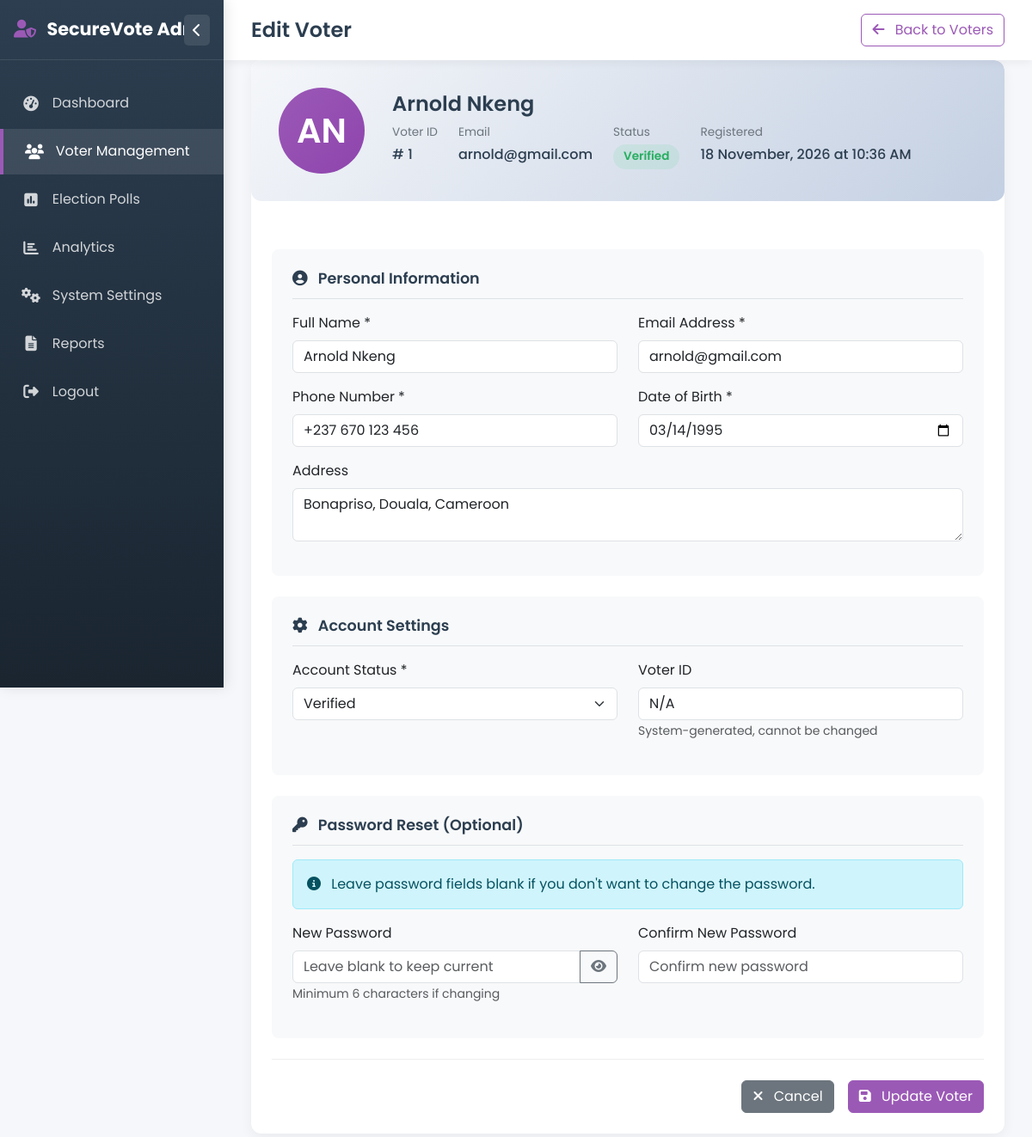
Screenshot of /edit_voter.php?id=1 (signed in) with the database file from the repository.
### tables this page shows
CREATE TABLE IF NOT EXISTS `voters` (
  `id` int NOT NULL AUTO_INCREMENT,
  `full_name` varchar(100) NOT NULL,
  `email` varchar(100) NOT NULL,
  `dob` date NOT NULL,
  `contact` varchar(20) NOT NULL,
  `address` text NOT NULL,
  `status` enum('pending','verified','suspended') DEFAULT 'pending',
  `created_at` timestamp NULL DEFAULT CURRENT_TIMESTAMP,
  `password` varchar(100) NOT NULL,
  PRIMARY KEY (`id`)
);

### app/model/voters.php (called while the page is built, shortened)
<?php
function get_voter_by_id($conn, $id){
    $sql = "SELECT * FROM voters WHERE id = ?";
    $stmt = $conn->prepare($sql);
    $stmt->execute([$id]);
    if($stmt->rowCount() == 1){
        $voter = $stmt->fetch();
    }else $voter = 0;
    return $voter;
}

### edit_voter.php (the view, shortened to what this page needs)
<?php
include "db_connection.php";
include "app/model/voters.php";
$voter_id = $_GET['id'];
$voter = get_voter_by_id($conn, $voter_id);
$initials = '';
$name_parts = explode(' ', $voter['full_name']);
if (count($name_parts) >= 2) {
    $initials = strtoupper(substr($name_parts[0], 0, 1) . substr($name_parts[count($name_parts) - 1], 0, 1));
} else {
    $initials = strtoupper(substr($voter['full_name'], 0, 2));
}
$reg_date_display = date('d F, Y \a\t h:i A', strtotime($voter['created_at']));
?>
<!DOCTYPE html>
<html lang="en">
<head>
    <link rel="stylesheet" href="css/style.css">
    <link href="https://cdn.jsdelivr.net/npm/bootstrap@5.3.0-alpha1/dist/css/bootstrap.min.css" rel="stylesheet">
    <link rel="stylesheet" href="https://cdnjs.cloudflare.com/ajax/libs/font-awesome/6.4.0/css/all.min.css">
    <link rel="stylesheet" href="https://cdn.jsdelivr.net/npm/sweetalert2@11/dist/sweetalert2.min.css">
</head>
<body>
    <?php include "include/sidebar.php" ?>
    <div id="main-content">
        <header id="main-header">
            <div class="header-left">
                <h1>Edit Voter</h1>
            </div>
            <div class="header-right">
                <a href="voter_management.php" class="btn btn-outline-purple">
                    <i class="fas fa-arrow-left me-2"></i> Back to Voters
                </a>
            </div>
        </header>
        <main class="edit-content">
            <div class="edit-container">
                <div class="voter-profile">
                    <div class="voter-avatar">
                        <?= $initials ?>
                    </div>
                    <div class="voter-info">
                        <h4>
                            <?= htmlspecialchars($voter['full_name']) ?>
                        </h4>
                        <div class="voter-meta">
                            <div class="meta-item">
                                <span class="meta-label">Voter ID</span>
                                <span class="meta-value">#
                                    <?= $voter['id'] ?>
                                </span>
                            </div>
                            <div class="meta-item">
                                <span class="meta-label">Email</span>
                                <span class="meta-value">
                                    <?= htmlspecialchars($voter['email']) ?>
                                </span>
                            </div>
                            <div class="meta-item">
                                <span class="meta-label">Status</span>
                                <span class="meta-value">
                                    <?php
                                    if ($voter['status'] == 'verified'): ?>
                                        <span class="status-badge status-verified">Verified</span>
                                    <?php elseif ($voter['status'] == 'pending'): ?>
                                        <span class="status-badge status-pending">Pending</span>
                                    <?php elseif ($voter['status'] == 'suspended'): ?>
                                        <span class="status-badge status-suspended">Suspended</span>
                                    <?php else: ?>
                                        <span class="status-badge status-inactive">Inactive</span>
                                    <?php endif; ?>
                                </span>
                            </div>
                            <div class="meta-item">
                                <span class="meta-label">Registered</span>
                                <span class="meta-value">
                                    <?= $reg_date_display ?>
                                </span>
                            </div>
                        </div>
                    </div>
                </div>
                <form method="POST" action="app/edit_voter.php">
                    <div class="edit-body">
                        <div class="form-section">
                            <h5><i class="fas fa-user-circle me-2"></i> Personal Information</h5>
                            <div class="row">
                                <div class="col-md-6 mb-3">
                                    <label for="full_name" class="form-label">Full Name *</label>
                                    <input type="text" class="form-control" id="full_name" name="full_name"
                                        value="<?= htmlspecialchars($voter['full_name']) ?>" required>
                                </div>
                                <div class="col-md-6 mb-3">
                                    <label for="email" class="form-label">Email Address *</label>
                                    <input type="email" class="form-control" id="email" name="email"
                                        value="<?= htmlspecialchars($voter['email']) ?>" required>
                                </div>
                            </div>
                            <div class="row">
                                <div class="col-md-6 mb-3">
                                    <label for="contact" class="form-label">Phone Number *</label>
                                    <input type="tel" class="form-control" id="contact" name="contact"
                                        value="<?= htmlspecialchars($voter['contact'] ?? '') ?>" required>
                                </div>
                                <div class="col-md-6 mb-3">
                                    <label for="dob" class="form-label">Date of Birth *</label>
                                    <input type="date" class="form-control" id="dob" name="dob"
                                        value="<?= !empty($voter['dob']) ? date('Y-m-d', strtotime($voter['dob'])) : '' ?>"
                                        required max="<?= date('Y-m-d', strtotime('-18 years')) ?>">
                                </div>
                            </div>
                            <div class="mb-3">
                                <label for="address" class="form-label">Address</label>
                                <textarea class="form-control" id="address" name="address"
                                    rows="2"><?= htmlspecialchars($voter['address'] ?? '') ?></textarea>
                            </div>
                        </div>
                        <div class="form-section">
                            <h5><i class="fas fa-cog me-2"></i> Account Settings</h5>
                            <div class="row">
                                <div class="col-md-6 mb-3">
                                    <label for="status" class="form-label">Account Status *</label>
                                    <select class="form-select" id="status" name="status" required>
                                        <option value="verified" <?= $voter['status'] == 'verified' ? 'selected' : '' ?>
                                            >Verified</option>
                                    </select>
                                </div>
                                <div class="col-md-6 mb-3">
                                    <label for="voter_id" class="form-label">Voter ID</label>
                                    <input type="text" class="form-control" id="voter_id"
                                        value="<?= $voter['voter_id'] ?? 'N/A' ?>" readonly>
                                    <small class="text-muted">System-generated, cannot be changed</small>
                                </div>
                            </div>
                        </div>
                        <div class="form-section">
                            <h5><i class="fas fa-key me-2"></i> Password Reset (Optional)</h5>
                            <div class="alert alert-info">
                                <i class="fas fa-info-circle me-2"></i>
                                Leave password fields blank if you don't want to change the password.
                            </div>
                            <div class="row">
                                <div class="col-md-6 mb-3">
                                    <label for="password" class="form-label">New Password</label>
                                    <div class="input-group">
                                        <input type="password" class="form-control" id="password" name="password"
                                            placeholder="Leave blank to keep current">
                                        <button class="btn btn-outline-secondary" type="button" id="togglePassword">
                                            <i class="fas fa-eye"></i>
                                        </button>
                                    </div>
                                    <small class="text-muted">Minimum 6 characters if changing</small>
                                </div>
                                <div class="col-md-6 mb-3">
                                    <label for="confirm_password" class="form-label">Confirm New Password</label>
                                    <input type="password" class="form-control" id="confirm_password"
                                        name="confirm_password" placeholder="Confirm new password">
                                </div>
                            </div>
                        </div>
                        <div class="action-buttons">
                            <a href="voter_management.php" class="btn btn-secondary">
                                <i class="fas fa-times me-2"></i> Cancel
                            </a>
                            <button type="submit" class="btn btn-purple">
                                <i class="fas fa-save me-2"></i> Update Voter
                            </button>
                        </div>
                    </div>
                </form>
            </div>
        </main>
    </div>
</body>
</html>

### css/style.css (style rules this page uses)
body { font-family: 'Poppins', sans-serif; background-color: #f5f7fa; color: #333; line-height: 1.6; min-height: 100vh; overflow-x: hidden; }

### edit_voter.php (style rules this page uses)
:root { --primary-color: #2c3e50; --secondary-color: #3498db; --accent-color: #1abc9c; --admin-color: #9b59b6; --light-color: #f8f9fa; --dark-color: #2c3e50; --danger-color: #e74c3c; --success-color: #27ae60; --warning-color: #f39c12; --sidebar-width: 260px; --sidebar-collapsed-width: 70px; --header-height: 70px; }
* { margin: 0; padding: 0; box-sizing: border-box; }
body { font-family: 'Poppins', sans-serif; background-color: #f5f7fa; }
#main-content { margin-left: var(--sidebar-width); transition: all 0.3s ease; min-height: 100vh; }
#main-header { background-color: white; height: var(--header-height); box-shadow: 0 3px 10px rgba(0, 0, 0, 0.05); display: flex; align-items: center; justify-content: space-between; padding: 0 2rem; position: sticky; top: 0; z-index: 999; }
.header-left h1 { font-size: 1.5rem; font-weight: 600; color: var(--primary-color); margin: 0; }
.header-right { display: flex; align-items: center; }
.edit-content { padding: 0 2rem 2rem; }
.edit-container { background-color: white; border-radius: 12px; box-shadow: 0 5px 15px rgba(0, 0, 0, 0.05); overflow: hidden; }
.edit-body { padding: 1.5rem; }
.voter-profile { background: linear-gradient(135deg, #f5f7fa 0%, #c3cfe2 100%); border-radius: 12px; padding: 2rem; margin-bottom: 2rem; display: flex; align-items: center; gap: 2rem; }
.voter-avatar { width: 100px; height: 100px; border-radius: 50%; background: linear-gradient(135deg, var(--admin-color) 0%, #8e44ad 100%); display: flex; align-items: center; justify-content: center; color: white; font-size: 2.5rem; font-weight: 600; flex-shrink: 0; }
.voter-info h4 { font-size: 1.5rem; font-weight: 600; color: var(--primary-color); margin-bottom: 0.5rem; }
.voter-meta { display: flex; gap: 1.5rem; flex-wrap: wrap; }
.meta-item { display: flex; flex-direction: column; }
.meta-label { font-size: 0.85rem; color: #6c757d; margin-bottom: 0.25rem; }
.meta-value { font-weight: 500; color: var(--primary-color); }
.status-badge { padding: 0.25rem 0.75rem; border-radius: 20px; font-size: 0.85rem; font-weight: 600; display: inline-block; }
.status-verified { background-color: rgba(46, 204, 113, 0.1); color: var(--success-color); }
.form-section { background-color: #f8f9fa; border-radius: 8px; padding: 1.5rem; margin-bottom: 1.5rem; }
.form-section h5 { font-size: 1.1rem; font-weight: 600; color: var(--primary-color); margin-bottom: 1rem; padding-bottom: 0.75rem; border-bottom: 1px solid #dee2e6; }
.btn-purple { background-color: var(--admin-color); border-color: var(--admin-color); color: white; }
.btn-outline-purple { border-color: var(--admin-color); color: var(--admin-color); }
.action-buttons { display: flex; gap: 1rem; justify-content: flex-end; padding-top: 1.5rem; border-top: 1px solid #eee; }

### rows the page displays
voters: full_name "AN", full_name "Arnold Nkeng", id "1", email "arnold@gmail.com", created_at "18 November, 2026 at 10:36 AM", contact "+237 670 123 456", dob "03/14/1995", address "Bonapriso, Douala, Cameroon", status "Verified"
